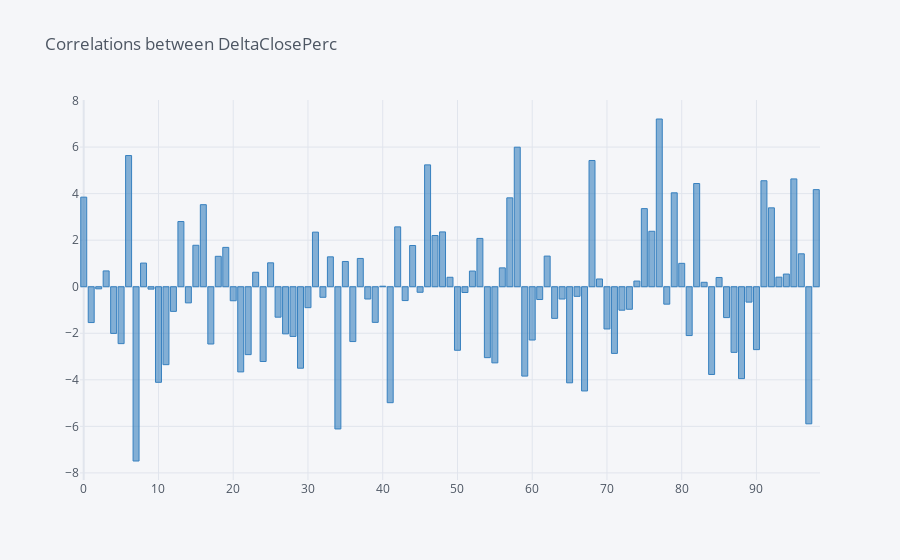

The notebook cell this image was saved under:
### Markdown cell above
### Proviamo ulteriori relazioni:

### Code cell
numberofBackCorrelations = 100

correlationsValue = []

for i in range(1,numberofBackCorrelations):
    correlationsValue.append(instrument.DeltaClosePerc.corr(instrument.DeltaClosePerc.shift(i)) * 100)
    #print(correlationsValue[i-1])

correlationsValue = pd.DataFrame(correlationsValue)
correlationsValue.iplot(kind='bar', color="blue", title="Correlations between DeltaClosePerc")

### Figure 1 — Plotly figure (JSON) as saved in the notebook; plotly's stock layout.template omitted (floating-point values rounded to 4 significant figures)
{"data": [{"marker": {"color": "rgba(55, 128, 191, 0.6)", "line": {"color": "rgba(55, 128, 191, 1.0)", "width": 1}}, "name": "0", "orientation": "v", "text": "", "type": "bar", "x": [0, 1, 2, 3, 4, 5, 6, 7, 8, 9, 10, 11, 12, 13, 14, 15, 16, 17, 18, 19, 20, 21, 22, 23, 24, 25, 26, 27, 28, 29, 30, 31, 32, 33, 34, 35, 36, 37, 38, 39, 40, 41, 42, 43, 44, 45, 46, 47, 48, 49, 50, 51, 52, 53, 54, 55, 56, 57, 58, 59, 60, 61, 62, 63, 64, 65, 66, 67, 68, 69, 70, 71, 72, 73, 74, 75, 76, 77, 78, 79, 80, 81, 82, 83, 84, 85, 86, 87, 88, 89, 90, 91, 92, 93, 94, 95, 96, 97, 98], "y": [3.849, -1.539, -0.09003, 0.6791, -2.006, -2.445, 5.637, -7.488, 1.017, -0.1024, -4.107, -3.349, -1.06, 2.802, -0.6937, 1.782, 3.525, -2.461, 1.308, 1.69, -0.603, -3.66, -2.918, 0.6216, -3.213, 1.027, -1.308, -2.025, -2.135, -3.501, -0.8993, 2.345, -0.4537, 1.285, -6.111, 1.085, -2.356, 1.215, -0.5276, -1.531, 0.02237, -4.983, 2.572, -0.5946, 1.771, -0.2385, 5.236, 2.201, 2.355, 0.406, -2.73, -0.248, 0.6733, 2.076, -3.047, -3.271, 0.8102, 3.819, 5.996, -3.839, -2.29, -0.5498, 1.316, -1.359, -0.528, -4.129, -0.4126, -4.479, 5.424, 0.3336, -1.815, -2.865, -1.008, -0.968, 0.2441, 3.356, 2.383, 7.207, -0.7489, 4.036, 1.005, -2.099, 4.434, 0.1909, -3.77, 0.3974, -1.326, -2.82, -3.948, -0.6613, -2.703, 4.554, 3.39, 0.4106, 0.5438, 4.632, 1.415, -5.89, 4.172]}], "layout": {"legend": {"bgcolor": "#F5F6F9", "font": {"color": "#4D5663"}}, "paper_bgcolor": "#F5F6F9", "plot_bgcolor": "#F5F6F9", "title": {"font": {"color": "#4D5663"}, "text": "Correlations between DeltaClosePerc"}, "xaxis": {"gridcolor": "#E1E5ED", "showgrid": true, "tickfont": {"color": "#4D5663"}, "title": {"font": {"color": "#4D5663"}, "text": ""}, "zerolinecolor": "#E1E5ED"}, "yaxis": {"gridcolor": "#E1E5ED", "showgrid": true, "tickfont": {"color": "#4D5663"}, "title": {"font": {"color": "#4D5663"}, "text": ""}, "zerolinecolor": "#E1E5ED"}}}
